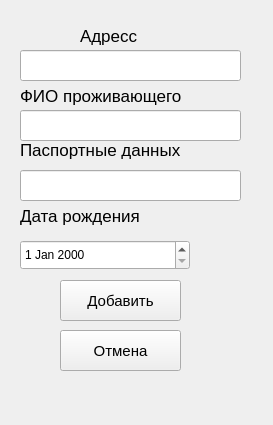
<?xml version="1.0" encoding="UTF-8"?>
<ui version="4.0">
 <class>MainWindow</class>
 <widget class="QMainWindow" name="MainWindow">
  <property name="geometry">
   <rect>
    <x>0</x>
    <y>0</y>
    <width>273</width>
    <height>425</height>
   </rect>
  </property>
  <property name="windowTitle">
   <string>MainWindow</string>
  </property>
  <widget class="QWidget" name="centralwidget">
   <widget class="QLabel" name="label">
    <property name="geometry">
     <rect>
      <x>80</x>
      <y>20</y>
      <width>60</width>
      <height>31</height>
     </rect>
    </property>
    <property name="font">
     <font>
      <pointsize>13</pointsize>
     </font>
    </property>
    <property name="text">
     <string>Адресс</string>
    </property>
   </widget>
   <widget class="QLineEdit" name="lineEdit_add_resident_adreess">
    <property name="geometry">
     <rect>
      <x>20</x>
      <y>50</y>
      <width>221</width>
      <height>31</height>
     </rect>
    </property>
   </widget>
   <widget class="QLabel" name="label_2">
    <property name="geometry">
     <rect>
      <x>20</x>
      <y>80</y>
      <width>200</width>
      <height>31</height>
     </rect>
    </property>
    <property name="font">
     <font>
      <pointsize>13</pointsize>
     </font>
    </property>
    <property name="text">
     <string>ФИО проживающего</string>
    </property>
   </widget>
   <widget class="QLineEdit" name="lineEdit_2_add_Resident_fio_resident">
    <property name="geometry">
     <rect>
      <x>20</x>
      <y>110</y>
      <width>221</width>
      <height>31</height>
     </rect>
    </property>
   </widget>
   <widget class="QPushButton" name="pushButton_add_base_Resident">
    <property name="geometry">
     <rect>
      <x>60</x>
      <y>280</y>
      <width>121</width>
      <height>41</height>
     </rect>
    </property>
    <property name="font">
     <font>
      <pointsize>11</pointsize>
     </font>
    </property>
    <property name="text">
     <string>Добавить</string>
    </property>
   </widget>
   <widget class="QPushButton" name="pushButton_exit_Resident">
    <property name="geometry">
     <rect>
      <x>60</x>
      <y>330</y>
      <width>121</width>
      <height>41</height>
     </rect>
    </property>
    <property name="font">
     <font>
      <pointsize>11</pointsize>
     </font>
    </property>
    <property name="text">
     <string>Отмена</string>
    </property>
   </widget>
   <widget class="QLineEdit" name="lineEdit_add_resident_pasport_data">
    <property name="geometry">
     <rect>
      <x>20</x>
      <y>170</y>
      <width>221</width>
      <height>31</height>
     </rect>
    </property>
   </widget>
   <widget class="QLabel" name="label_3">
    <property name="geometry">
     <rect>
      <x>20</x>
      <y>130</y>
      <width>191</width>
      <height>40</height>
     </rect>
    </property>
    <property name="font">
     <font>
      <pointsize>13</pointsize>
     </font>
    </property>
    <property name="text">
     <string>Паспортные данных</string>
    </property>
   </widget>
   <widget class="QLabel" name="label_4">
    <property name="geometry">
     <rect>
      <x>20</x>
      <y>200</y>
      <width>210</width>
      <height>31</height>
     </rect>
    </property>
    <property name="font">
     <font>
      <pointsize>13</pointsize>
     </font>
    </property>
    <property name="text">
     <string>Дата рождения </string>
    </property>
   </widget>
   <widget class="QDateEdit" name="dateEdit_date_nitch">
    <property name="geometry">
     <rect>
      <x>20</x>
      <y>240</y>
      <width>170</width>
      <height>30</height>
     </rect>
    </property>
   </widget>
  </widget>
 </widget>
 <resources/>
 <connections/>
</ui>
